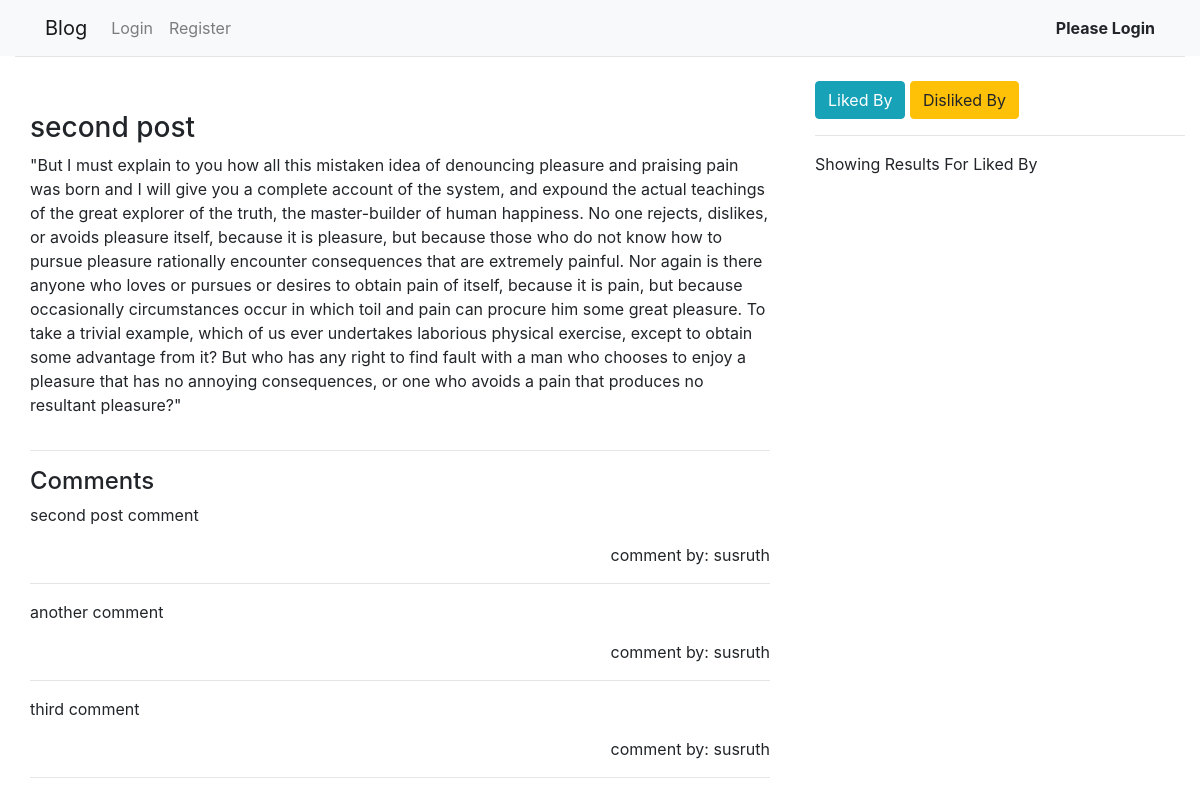
The app's page /posts/show/2 with its own data.
### posts/models.py (models this page shows)
class Post(models.Model):
    title = models.CharField(max_length=30)
    description = models.TextField()
    author = models.ForeignKey(User, on_delete=models.CASCADE)
    views = models.IntegerField(default=0)

### comments/models.py (models this page shows)
class Comment(models.Model):
    description = models.TextField()
    user = models.ForeignKey(User, on_delete=models.CASCADE)
    post = models.ForeignKey(Post, on_delete=models.CASCADE)

### posts/views.py (the view)
# urls.py: path('show/<int:id>', views.show, name='show'),
def show(request, *args, **kwargs):
    id = kwargs['id']
    post = Post.objects.get(id=id)
    post.views = post.views + 1
    post.save()
    comments = Comment.objects.filter(post=post)
    if request.user.is_authenticated:
        response = Response.objects.filter(post=post, user=request.user).first()
    else:
        response = ""
    liked_by = Response.objects.filter(post=post, liked=True,disliked=False).values('user')
    liked_by = set([l['user'] for l in liked_by])
    liked_by = User.objects.filter(id__in=liked_by).values('username')
    disliked_by = Response.objects.filter(post=post, liked=False,disliked=True).values('user')
    disliked_by = set([l['user'] for l in disliked_by])
    disliked_by = User.objects.filter(id__in=disliked_by).values('username')
    context={
    "post": post,
    "comments": comments,
    "response": response,
    "liked_by": liked_by,
    "disliked_by": disliked_by
    }
    return render(request, 'posts/show.html', context=context)

### templates/posts/show.html (shortened to what this page needs)
{% extends "base.html" %}
{% block content %}
<div class="row">
	<div class='col-8' style='padding:30px'>
<h3>{{ post.title }}</h3>
<p>{{ post.description }}</p>
<div class="row">
	<div class='col-5'>
	</div>
</div>
<hr>
{% if comments|length > 0%}
	<h4>Comments</h4>
	{% for comment in comments %}
	<p>{{ comment.description }}</p>
	<p class="text-right">comment by: {{ comment.user }}</p>
	<hr>
	{% endfor %}
{% endif %}
</div>
	<div class="col-4">
		<button type="button" name="button" class="btn btn-info" onclick='show_liked()'>Liked By</button>
		<button type="button" name="button" class="btn btn-warning" onclick='show_disliked()'>Disliked By</button>
		<hr>
		<p id="likes_text">Showing Results For Liked By</p>
	</div>
</div>
{% endblock %}

### records on screen
Post: title "second post", description "\"But I must explain to you how all this mistaken idea of denouncing pleasure and praising pain was born and I will give you a complete account of the system, and expound the actual teachings of the great explorer of the truth, the master-builder of human happiness. No one rejects, dislikes, or avoids pleasure itself, because it is pleasure, but because those who do not know how to pursue pleasure rationally encounter consequences that are extremely painful. Nor again is there anyone who loves or pursues or desires to obtain pain of itself, because it is pain, but because occasionally circumstances occur in which toil and pain can procure him some great pleasure. To take a trivial example,…"
Comment: description "second post comment", user "susruth"
Comment: description "another comment", user "susruth"
Comment: description "third comment", user "susruth"
